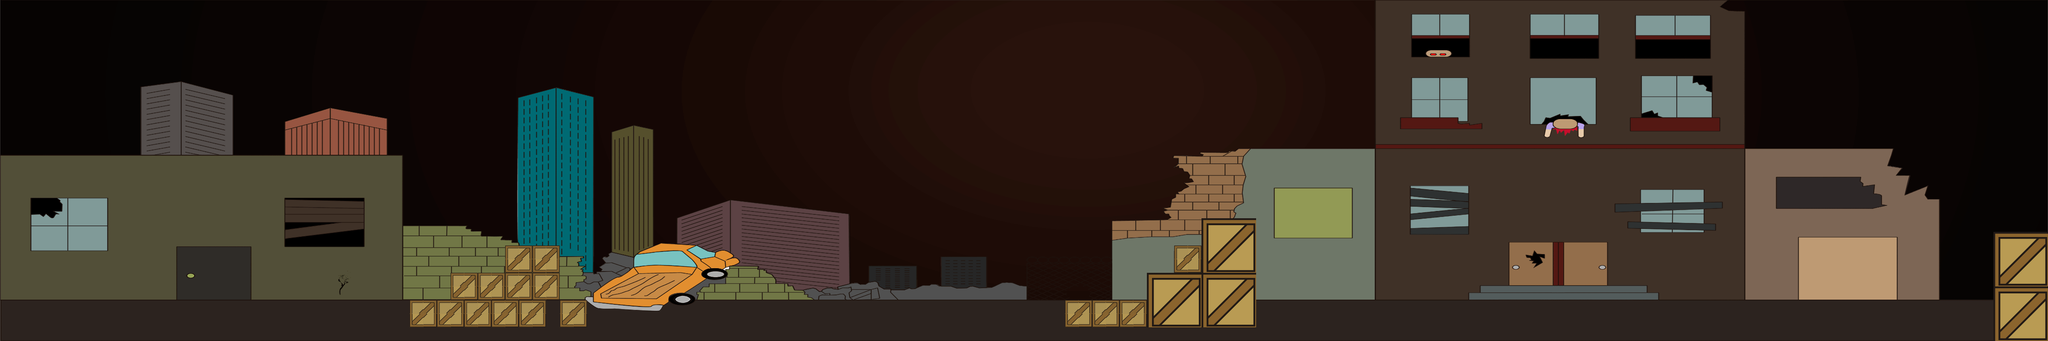

The image is a tile-based game level rendered from a .tmx file. Its description and source (layers, tilesets, objects; grid data summarised) follow:
An orthogonal 150x25 tile map with 32x32 px tiles, 6 tile layers (bg, building, floor, fx, ...), 6 tilesets.

<map version="1.0" orientation="orthogonal" renderorder="left-down" width="150" height="25" tilewidth="32" tileheight="32" nextobjectid="1">
 <tileset firstgid="1" name="CityUnderSketch" tilewidth="32" tileheight="32" tilecount="3750">
  <image source="CityUnderSketch.png" trans="ff00ff" width="4800" height="800" />
  <terraintypes>
   <terrain name="Nuevo Terreno" tile="-1" />
  </terraintypes>
 </tileset>
 <tileset firstgid="3751" name="box1_64" tilewidth="32" tileheight="32" tilecount="1">
  <image source="box1_64.png" trans="ff00ff" width="32" height="32" />
 </tileset>
 <tileset firstgid="3752" name="box2_64" tilewidth="32" tileheight="32" tilecount="1">
  <image source="box2_64.png" trans="ff00ff" width="32" height="32" />
 </tileset>
 <tileset firstgid="3753" name="box3_64" tilewidth="32" tileheight="32" tilecount="1">
  <image source="box3_64.png" trans="ff00ff" width="32" height="32" />
 </tileset>
 <tileset firstgid="3754" name="box4_64" tilewidth="32" tileheight="32" tilecount="1">
  <image source="box4_64.png" trans="ff00ff" width="32" height="32" />
 </tileset>
 <tileset firstgid="3755" name="box32" tilewidth="32" tileheight="32" tilecount="16">
  <image source="box32.png" trans="ff00ff" width="138" height="138" />
 </tileset>
 <layer name="bg" width="150" height="25">
  <data>[3750 cells, 0 non-empty, 0 distinct tile ids]</data>
 </layer>
 <layer name="building" width="150" height="25">
  <data>[3750 cells, 3750 non-empty, 3750 distinct tile ids]</data>
 </layer>
 <layer name="floor" width="150" height="25">
  <data>[3750 cells, 290 non-empty, 166 distinct tile ids]</data>
 </layer>
 <layer name="fx" width="150" height="25">
  <data>[3750 cells, 0 non-empty, 0 distinct tile ids]</data>
 </layer>
 <layer name="xfx" width="150" height="25">
  <data>[3750 cells, 0 non-empty, 0 distinct tile ids]</data>
 </layer>
 <layer name="more" width="150" height="25">
  <data>[3750 cells, 0 non-empty, 0 distinct tile ids]</data>
 </layer>
</map>
